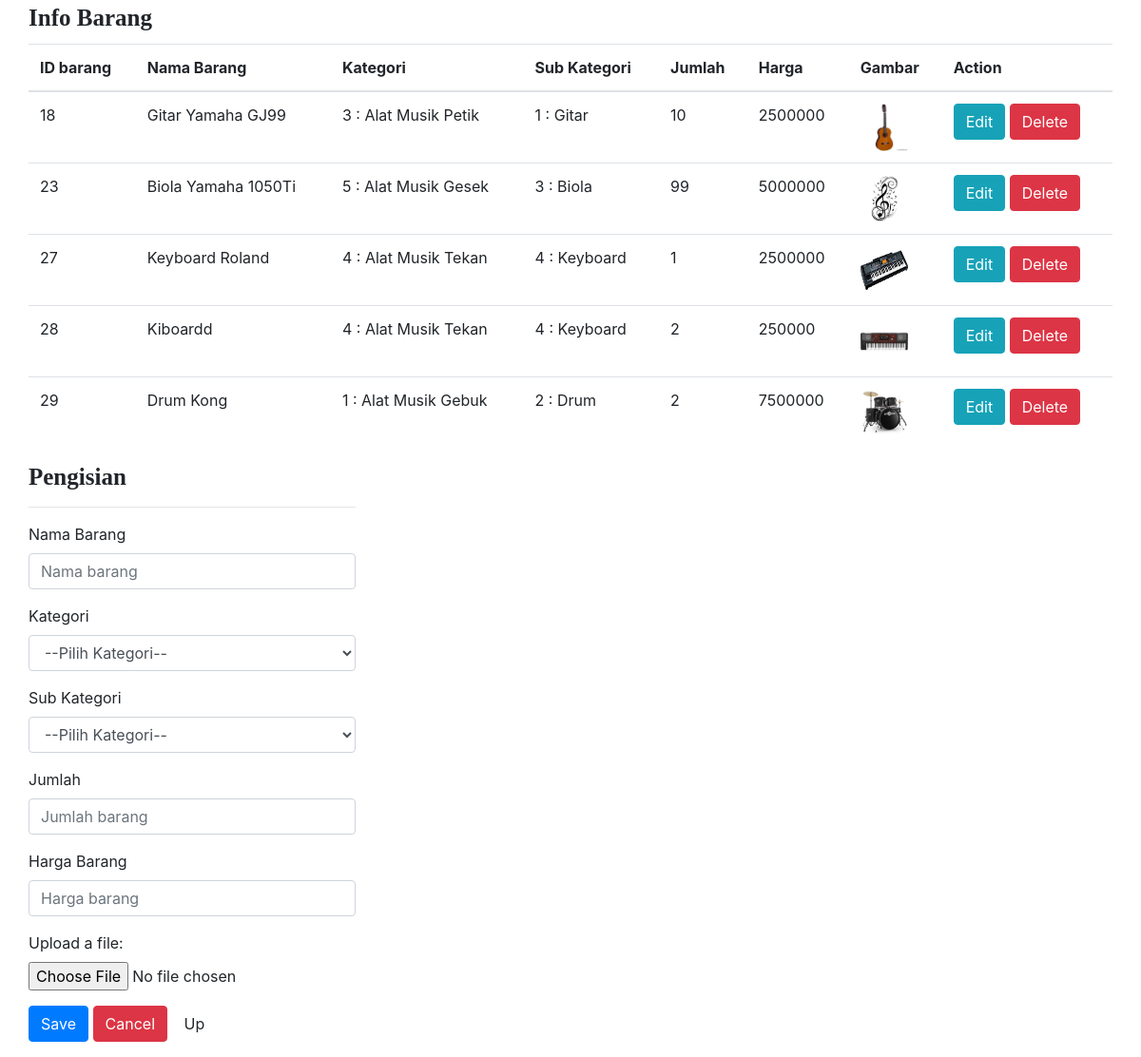
Screenshot of /BS3/PBP/crudbarang1.php with the database file from the repository.
### tables this page shows
CREATE TABLE `barang` (
  `id_barang` int(11) UNSIGNED NOT NULL,
  `nama` char(50) DEFAULT '0',
  `kategori` int(11) DEFAULT '0',
  `sub_kategori` int(11) DEFAULT '0',
  `jumlah` int(10) UNSIGNED DEFAULT '0',
  `harga` int(10) UNSIGNED DEFAULT '0',
  `gambar` varchar(50) DEFAULT NULL
);

CREATE TABLE `kategori` (
  `id_kategori` int(11) NOT NULL,
  `nama` char(50) DEFAULT '0'
);

CREATE TABLE `sub_kategori` (
  `idsub_kategori` int(11) NOT NULL,
  `nama` char(50) DEFAULT '0',
  `id_kategori` int(11) DEFAULT NULL
);

### BS3/PBP/proccess1.php (called while the page is built, shortened)
<?php
    $name = '';
    $kategori = '';
    $sub_kategori = '';
    $jumlah = '';
    $harga = '';
    $update = false;
    $gambar = '';
?>

### BS3/PBP/crudbarang1.php (the view, shortened to what this page needs)
<!DOCTYPE html>
<html>
<head>
	<link rel="stylesheet" href="https://stackpath.bootstrapcdn.com/bootstrap/4.3.1/css/bootstrap.min.css">
</head>
<body>
	<?php require_once'proccess1.php'; ?>
	<div class="container">
	<div class="row justify-content-left">
		<label id="t1" style="font-size: 25px;font-family:Times New Roman;" ><b>Info Barang</b></label>
	</div>
	<?php
		$con = mysqli_connect('localhost', 'root', '', 'pbp_uts');
		$query = "SELECT * FROM barang";
		$result = mysqli_query($con,$query);
	?>
	<div class="row justify-content-left">
		<table class="table">
			<thead>
				<tr>
					<th>ID barang</th>
					<th>Nama Barang</th>
					<th>Kategori</th>
					<th>Sub Kategori</th>
					<th>Jumlah</th>
					<th>Harga</th>
					<th>Gambar</th>
					<th colspan="2">Action</th>
				</tr>
			</thead>
			<?php
				while($row = $result->fetch_assoc()):
			?>
			<tr>
				<td><?php echo $row['id_barang'];?></td>
				<td><?php echo $row['nama'];?></td>
				<?php
					$query2 = "SELECT kategori.nama as nama FROM kategori,barang where kategori.id_kategori=".$row['kategori'];
					$result2 = mysqli_query($con,$query2);
					$row2 = $result2->fetch_assoc();
				?>
				<td><?php echo $row['kategori']." : ".$row2['nama'];?></td>
				<?php
					$query3 = "SELECT sub_kategori.nama as nama FROM sub_kategori,barang where sub_kategori.idsub_kategori=".$row['sub_kategori'];
					$result3 = mysqli_query($con,$query3);
					$row3 = $result3->fetch_assoc();
				?>
				<td><?php echo $row['sub_kategori']." : ".$row3['nama'];?></td>
				<td><?php echo $row['jumlah'];?></td>
				<td><?php echo $row['harga'];?></td>
				<td><?php echo "<img src='{$row['gambar']}' width = '50' height = '50' alt ='Gambar'> " ?></td>
				<td>
					<a href="crudbarang1.php?edit= <?php echo $row['id_barang']?>#f1" class="btn btn-info" >Edit</a>
					<a href="proccess1.php?delete=<?php echo $row['id_barang']?>" class="btn btn-danger">Delete</a>
				</td>
			</tr>
			<?php endwhile; ?>
		</table>
	</div>
		<div class="row justify-content-left">
		<form action="proccess1.php" method="POST" enctype="multipart/form-data">
			<h5 id="f1" style="font-size: 25px; font-family: Times New Roman;"><b>Pengisian</b></h5>
			<hr>
			<div class="form-group">
				<label>Nama Barang</label>
				<input type="text" name="name" class="form-control"
				value="<?php echo $name;?>" placeholder="Nama barang">
			</div>
			<div class="form-group">
				<label>Kategori</label>
				<select name="kategori" class="form-control">
					<option value="<?php echo $kategori;?>">--Pilih Kategori--</option>
				</select>
			</div>
			<div class="form-group">
				<label>Sub Kategori</label>
				<select name="sub_kategori" class="form-control">
					<option value="<?php echo $sub_kategori;?>">--Pilih Kategori--</option>
				</select>
			</div>
			<div class="form-group">
				<label>Jumlah</label>
				<input type="text" name="jumlah" class="form-control"
				value="<?php echo $jumlah;?>" placeholder="Jumlah barang">
			</div>
			<div class="form-group">
				<label>Harga Barang</label>
				<input type="text" name="harga" class="form-control"
				value="<?php echo $harga;?>" placeholder="Harga barang">
			</div>
			<div class="form-group">
				<label for="userfile">Upload a file:</label><br/>
				<input type="file" name="userfile" id="userfile" value="<?php echo $gambar;?>" />
			</div>
			<div class="form-group">
				<?php
					if($update == true):
				?>
				<button type="submit" class="btn btn-info" name="update">Update</button>
				<?php else:?>
				<button type="submit" class="btn btn-primary" name="save">Save</button>
				<?php endif?>
				<a href="../table.php" class="btn btn-danger">Cancel</a>
				<a href="#t1"  class="btn btn-default">Up</a>
			</div>
		</form>
		</div>
	</div>
</body>
</html>

### rows the page displays
barang: id_barang "18", nama "Gitar Yamaha GJ99", kategori "3", kategori.nama "Alat Musik Petik", sub_kategori "1", sub_kategori.nama "Gitar", jumlah "10", harga "2500000", gambar (picture)
barang: id_barang "23", nama "Biola Yamaha 1050Ti", kategori "5", kategori.nama "Alat Musik Gesek", sub_kategori "3", sub_kategori.nama "Biola", jumlah "99", harga "5000000", gambar (picture)
barang: id_barang "27", nama "Keyboard Roland", kategori "4", kategori.nama "Alat Musik Tekan", sub_kategori "4", sub_kategori.nama "Keyboard", jumlah "1", harga "2500000", gambar (picture)
barang: id_barang "28", nama "Kiboardd", kategori "4", kategori.nama "Alat Musik Tekan", sub_kategori "4", sub_kategori.nama "Keyboard", jumlah "2", harga "250000", gambar (picture)
barang: id_barang "29", nama "Drum Kong", kategori "1", kategori.nama "Alat Musik Gebuk", sub_kategori "2", sub_kategori.nama "Drum", jumlah "2", harga "7500000", gambar (picture)
